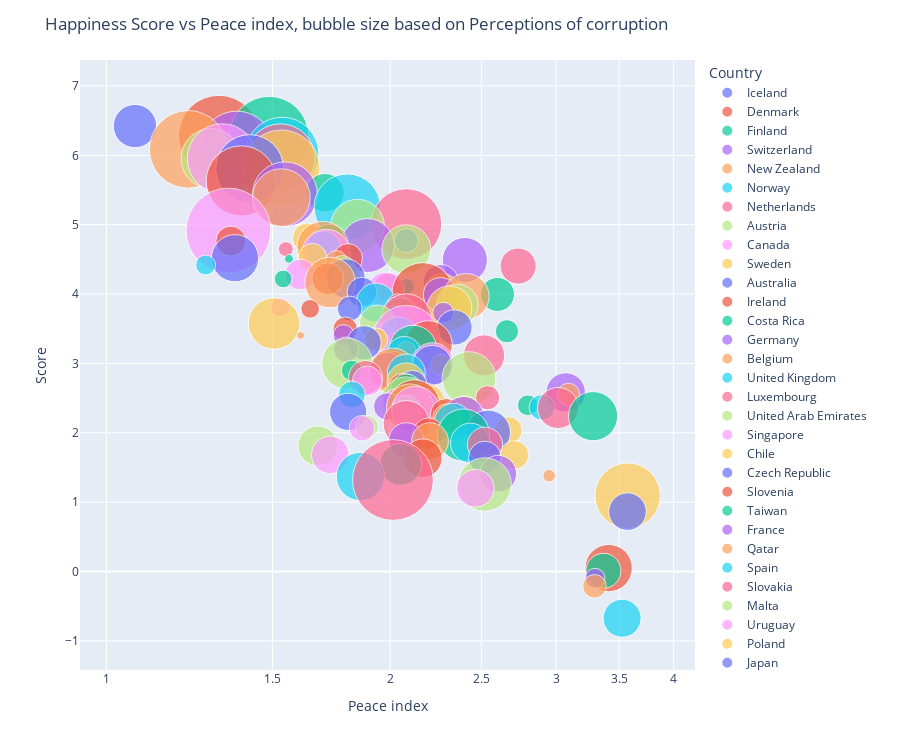

Notebook code cell kept with this figure:
### Markdown cell above
#### Observations:

### Code cell
scatter_show(df=complete_data_2019, column="Peace index", size="Perceptions of corruption")
